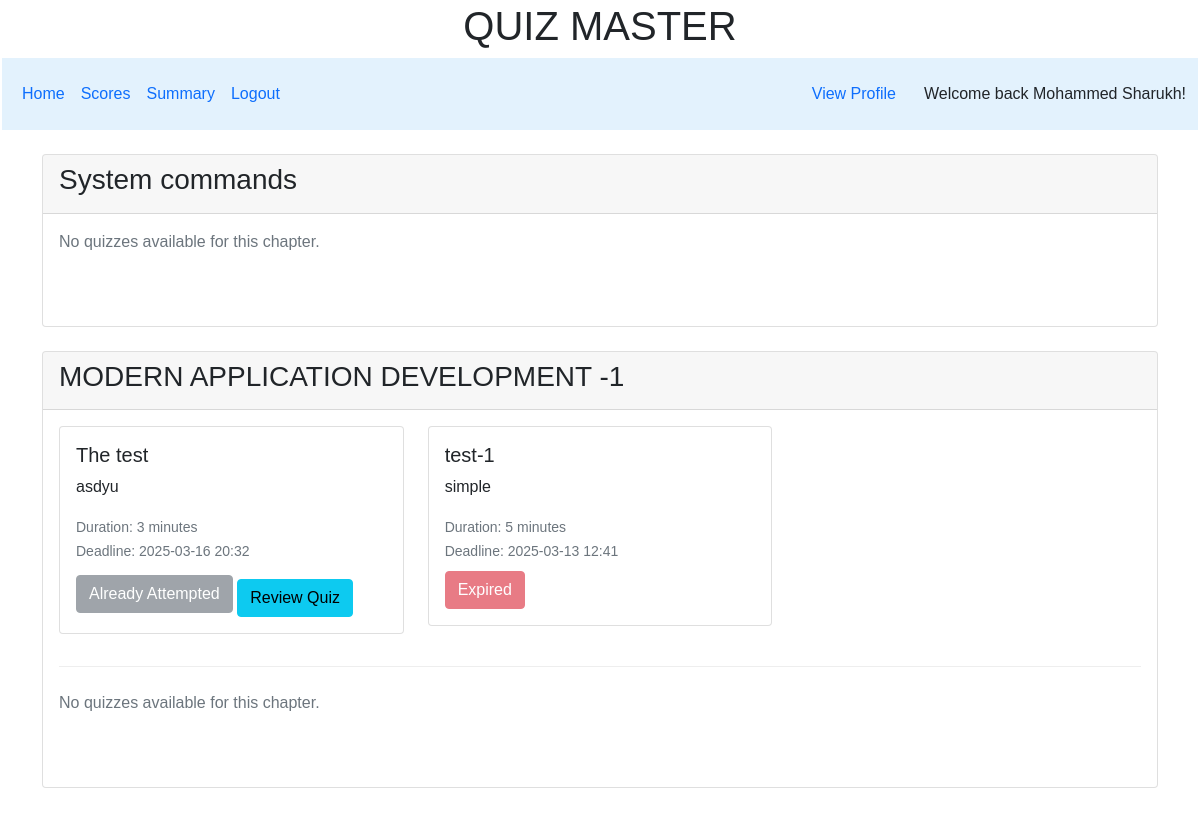
The page /user/2 on the database as committed earlier.
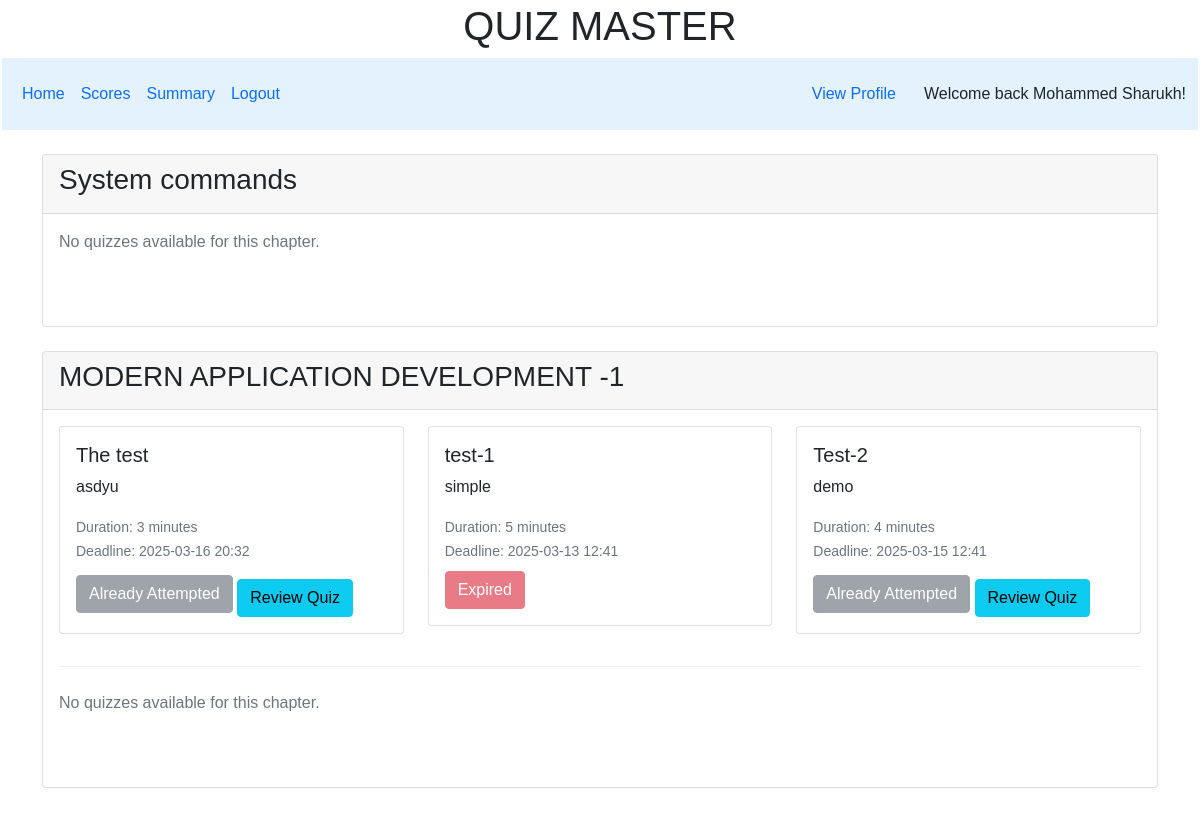
The same page on the database as committed later.
### controllers/model.py (models this page shows)
class Subject(db.Model):
    __tablename__ = 'subject'
    id = db.Column(db.Integer, primary_key=True)
    subject = db.Column(db.String, nullable=False)
    description = db.Column(db.String, nullable=True)
    chapters = db.relationship('Chapter', backref=db.backref('subject_ref', lazy='select'), lazy=True)

class Chapter(db.Model):
    __tablename__ = 'chapter'
    id = db.Column(db.Integer, primary_key=True)
    subject_id = db.Column(db.Integer, db.ForeignKey('subject.id'), nullable=False)
    chapter = db.Column(db.String, nullable=False)
    description = db.Column(db.String, nullable=True)
    quizzes = db.relationship('Quiz', backref=db.backref('chapter_ref', lazy='select'), lazy='select')
    content = db.relationship('content', backref=db.backref('chapter_ref', lazy='select'), lazy='select')

class Quiz(db.Model):
    __tablename__ = 'Quiz'
    id = db.Column(db.Integer, primary_key=True)
    chapter_id = db.Column(db.Integer, db.ForeignKey('chapter.id'), nullable=False)
    title = db.Column(db.String, nullable=False)
    description= db.Column(db.String, nullable=True)
    deadline = db.Column(db.DateTime, nullable=False)
    totalNoQues = db.Column(db.Integer, default=0)
    totalMarks = db.Column(db.Integer, default=0)
    passingMarks = db.Column(db.Integer, default=0)
    duration = db.Column(db.Integer, nullable=True)
    questions = db.relationship('Question', back_populates='quiz',cascade="all, delete-orphan")
    def is_attempt(self,user_id):
        return QuizResult.query.filter_by(
            user_id=user_id,
            quiz_id=self.id
        ).first() is not None

### controllers/controller.py (the view)
@app.route("/user/<id>")
def user_interface(id):
    subjects = get_subjects()
    chapters = get_chapters()
    user_info = User_Info.query.filter_by(id=id).first()
    name = user_info.fullname
    quiz_results = {}
    for chapter in chapters:
        for quiz in chapter.quizzes:
            result = QuizResult.query.filter_by(user_id=user_info.id, quiz_id=quiz.id).first()
            quiz_results[quiz.id] = result.id if result else None
    session["quiz_results"] = quiz_results
    return render_template("user_interface.html",id=id, subjects=subjects,chapters=chapters,now=datetime.now(),user_info = user_info,quiz_results=quiz_results,name=name)

### controllers/controller.py (called while the page is built)
def get_subjects():
    allsubject = Subject.query.all()
    return allsubject

def get_chapters():
    allchapter = Chapter.query.all()
    return allchapter

### templates/user_interface.html
{% extends 'user_layout.html' %}
{% block content %}
<div class="container mt-4">
    {% for subject in subjects %}
    <div class="card mb-4">
        <div class="card-header">
            <h3>{{ subject.subject }}</h3>
        </div>
        <div class="card-body">
            {% for chapter in subject.chapters %}
            <div class="chapter-section mb-4">
                {% if chapter.quizzes %}
                <div class="row">
                    {% for quiz in chapter.quizzes %}
                    <div class="col-md-4 mb-3">
                        <div class="card">
                            <div class="card-body">
                                <h5 class="card-title">{{ quiz.title }}</h5>
                                <p class="card-text">{{ quiz.description }}</p>
                                <div class="quiz-info mb-2">
                                    <small class="text-muted">
                                        Duration: {{ quiz.duration }} minutes<br>
                                        Deadline: {{ quiz.deadline.strftime('%Y-%m-%d %H:%M') }}
                                    </small>
                                </div>
                                {% if quiz.deadline %}
                                    {% if quiz.deadline > now %}
                                        {% if not quiz.is_attempt(user_info.id) %}
                                            <a href="{{ url_for('start_quiz', quiz_id=quiz.id) }}"
                                            class="btn btn-primary">Start Quiz</a>
                                        {% else %}
                                            <button class="btn btn-secondary" disabled>Already Attempted</button>
                                            <a href="{{ url_for('quiz_result', result_id=quiz_results[quiz.id]) }}" class="btn btn-info mt-2">Review Quiz</a>
                                        {% endif %}
                                    {% else %}
                                        <button class="btn btn-danger" disabled>Expired</button>
                                    {% endif %}
                                {% else %}
                                    <a href="{{ url_for('start_quiz', quiz_id=quiz.id) }}"
                                    class="btn btn-primary">Start Quiz</a>
                                {% endif %}
                            </div>
                        </div>
                    </div>
                    {% endfor %}
                </div>
                {% else %}
                <p class="text-muted">No quizzes available for this chapter.</p>
                {% endif %}
            </div>
            {% endfor %}
        </div>
    </div>
    {% endfor %}
</div>
{% endblock %}

Rows that differ between the two databases and show on the page:
added Quiz: title "Test-2", description "demo", duration "4", deadline "2025-03-15 12:41", shown under Chapter (number 2 of 3 on the later page)
